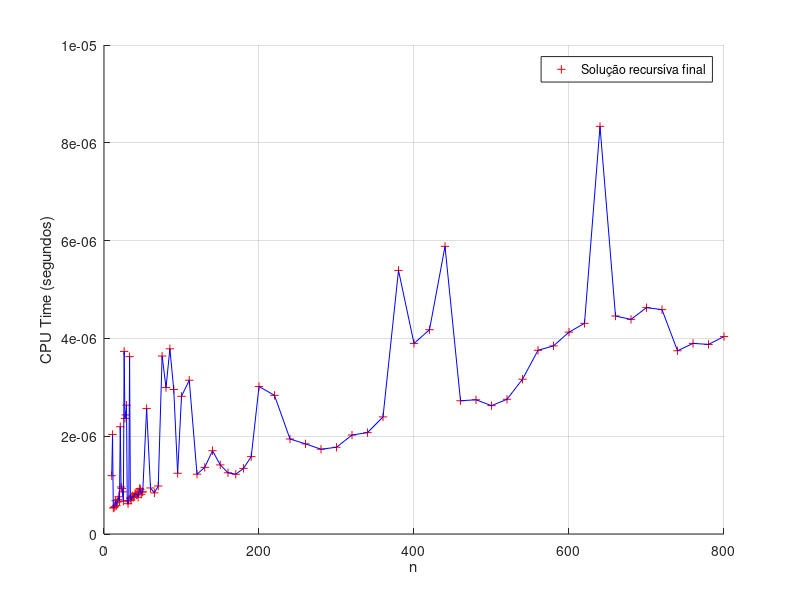

Write MATLAB code to recreate this figure.
clear all;
nVector = [10:1:50 55:5:100 110:10:200 220:20:800];
resultVector = [1.192e-06
                2.034e-06
                5.310e-07
                5.410e-07
                5.610e-07
                6.820e-07
                5.810e-07
                6.510e-07
                7.020e-07
                7.620e-07
                6.710e-07
                2.194e-06
                9.620e-07
                9.310e-07
                8.620e-07
                6.710e-07
                3.734e-06
                2.364e-06
                2.435e-06
                2.635e-06
                6.810e-07
                6.210e-07
                6.810e-07
                3.627e-06
                7.320e-07
                6.910e-07
                7.610e-07
                7.810e-07
                7.520e-07
                7.710e-07
                8.310e-07
                8.210e-07
                8.010e-07
                8.120e-07
                7.510e-07
                8.620e-07
                9.320e-07
                9.120e-07
                8.120e-07
                8.610e-07
                8.620e-07
                2.565e-06
                9.420e-07
                8.410e-07
                9.820e-07
                3.640e-06
                2.995e-06
                3.787e-06
                2.955e-06
                1.242e-06
                2.816e-06
                3.145e-06
                1.223e-06
                1.363e-06
                1.703e-06
                1.413e-06
                1.252e-06
                1.222e-06
                1.342e-06
                1.583e-06
                3.016e-06
                2.835e-06
                1.943e-06
                1.843e-06
                1.734e-06
                1.774e-06
                2.024e-06
                2.073e-06
                2.395e-06
                5.390e-06
                3.897e-06
                4.178e-06
                5.882e-06
                2.725e-06
                2.745e-06
                2.625e-06
                2.755e-06
                3.166e-06
                3.757e-06
                3.847e-06
                4.128e-06
                4.308e-06
                8.336e-06
                4.458e-06
                4.389e-06
                4.629e-06
                4.589e-06
                3.747e-06
                3.898e-06
                3.877e-06
                4.038e-06]';

figure(1);
hold on;
plot(nVector, resultVector, "+r");
plot(nVector, resultVector, "b");
legend("Solução recursíva final");
axis([0 800 0 10e-06]);
xlabel("n");
ylabel("CPU Time (segundos)");
grid on;
hold off;